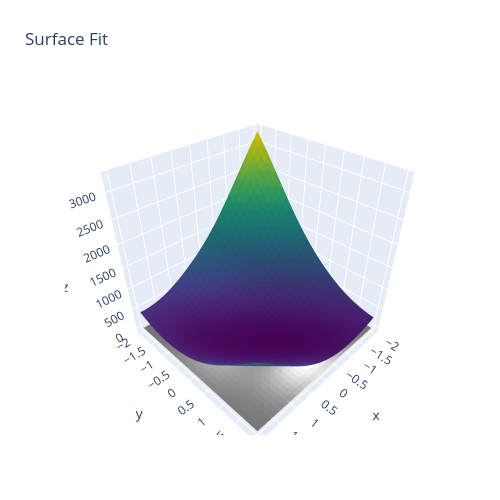

Notebook code cell kept with this figure:
### Code cell
import pandas as pd
import numpy as np
import pandas as pd
from sklearn.preprocessing import StandardScaler
import matplotlib.pyplot as plt
import plotly.figure_factory as ff
from scipy.spatial import Delaunay
import plotly.graph_objects as go


def superficie(file_paths):

    # Leitura dos dados e extração de 'Z_pred' reshape em array coluna
    Z_preds = [pd.read_excel(fp)['Z_pred'].values.reshape(-1, 1) for fp in file_paths]
    Z_pred_total = np.hstack(Z_preds)
    Z_media = np.mean(Z_pred_total, axis=1, keepdims=True)
    desvio_padrao = np.std(Z_pred_total, axis=1, keepdims=True)
    Z_media_mais_desvio = Z_media + 5*desvio_padrao
    Z_media_menos_desvio = Z_media - 5*desvio_padrao

    df = pd.read_excel("1000_model_24_9_10.xlsx")
    Z_mse = df['Z'].values.reshape(-1, 1)

    x = np.linspace(-2, 2, 32)
    y = np.linspace(-2, 2, 32)
    X, Y = np.meshgrid(x, y)
    Z = 3*(1-X)**2 * np.exp(-(X**2) - (Y+1)**2) - 10*(X/5 - X**3 - Y**5) * np.exp(-X**2 - Y**2) - 1/3 * np.exp(-(X+1)**2 - Y**2)
    points = np.column_stack((X.flatten(), Y.flatten()))
    tri = Delaunay(points)
            
    fig_original = ff.create_trisurf(x=X.flatten(), y=Y.flatten(), z=Z.flatten(), 
                                            simplices=tri.simplices, colormap='Greys',
                                            title='Surface Fit - Original Values')
    fig_predicted1 = ff.create_trisurf(x=X.flatten(), y=Y.flatten(), z= Z_media.flatten(), 
                                            simplices=tri.simplices, colormap='Viridis',
                                            title='Surface Fit - Predicted Values')
    

    data = [fig_original.data[0], fig_predicted1.data[0] ]
    fig = go.Figure(data=data)
    fig.update_layout(title='Surface Fit', autosize=False,
                    width=500, height=500,
                    margin=dict(l=65, r=50, b=65, t=90))
    fig.show()

    mse = np.mean((Z_mse - Z_media) ** 2)

    print(f'MSE: {mse}')

superficie(["1000_model_24_9_8.xlsx", "1000_model_2_8_14.xlsx", "1000_model_35_7_20.xlsx",
            "1000_model_18_4_0.xlsx", "1000_model_14_9_0.xlsx", "1000_model_30_6_24.xlsx", 
            "1000_model_18_3_0.xlsx", "1000_model_30_8_1.xlsx", "1000_model_22_5_0.xlsx", 
            "1000_model_38_7_24.xlsx"])

### Figure 1 — Plotly figure (JSON) as saved in the notebook; plotly's stock layout.template omitted (floating-point values rounded to 4 significant figures; data arrays with more than 128 entries replaced by an {"elided": "..."} marker saying what was removed)
{"data": [{"facecolor": {"elided": "1922 str values"}, "i": {"elided": "1922 int values"}, "j": {"elided": "1922 int values"}, "k": {"elided": "1922 int values"}, "name": "", "type": "mesh3d", "x": {"elided": "1024 float values"}, "y": {"elided": "1024 float values"}, "z": {"elided": "1024 float values"}}, {"facecolor": {"elided": "1922 str values"}, "i": {"elided": "1922 int values"}, "j": {"elided": "1922 int values"}, "k": {"elided": "1922 int values"}, "name": "", "type": "mesh3d", "x": {"elided": "1024 float values"}, "y": {"elided": "1024 float values"}, "z": {"elided": "1024 float values"}}], "layout": {"autosize": false, "height": 500, "margin": {"b": 65, "l": 65, "r": 50, "t": 90}, "title": {"text": "Surface Fit"}, "width": 500}}
